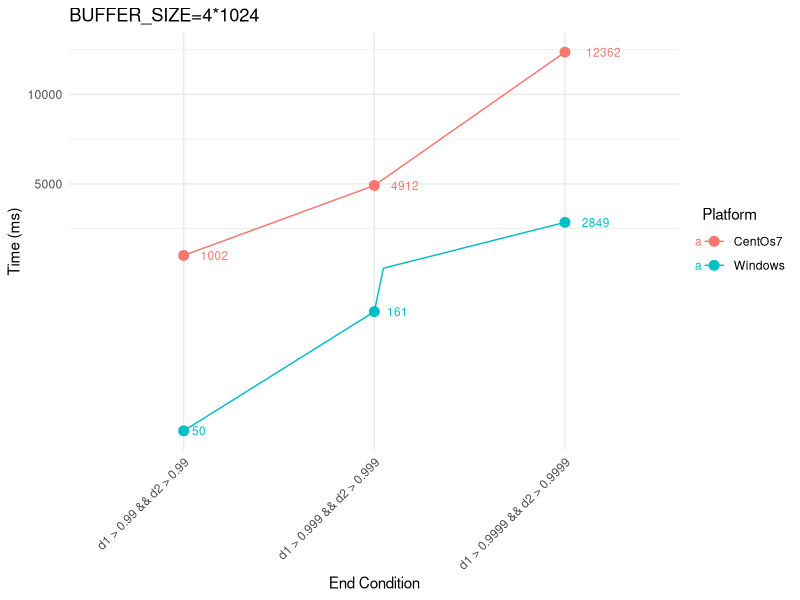

Reproduce this figure in R.
# 定义数据
end_conditions <- c(rep("d1 > 0.9999 && d2 > 0.9999", 2), rep("d1 > 0.999 && d2 > 0.999", 2), rep("d1 > 0.99 && d2 > 0.99", 2))
platforms <- c("CentOs7", "Windows", "CentOs7", "Windows", "CentOs7", "Windows")
times <- c(12362, 2849, 4912, 161, 1002, 50)

# 创建数据框
data <- data.frame(EndCondition = end_conditions,
                   Platform = platforms,
                   Time = times)

# 载入 ggplot2 库
library(ggplot2)
library(scales)

squash_axis <- function(from, to, factor) { 
    # Args:
    #   from: left end of the axis
    #   to: right end of the axis
    #   factor: the compression factor of the range [from, to]
    
    trans <- function(x) {    
        # get indices for the relevant regions
        isq <- x > from & x < to
        ito <- x >= to
        
        # apply transformation
        x[isq] <- from + (x[isq] - from)/factor
        x[ito] <- from + (to - from)/factor + (x[ito] - to)
        
        return(x)
    }
    
    inv <- function(x) {
        # get indices for the relevant regions
        isq <- x > from & x < from + (to - from)/factor
        ito <- x >= from + (to - from)/factor
        
        # apply transformation
        x[isq] <- from + (x[isq] - from) * factor
        x[ito] <- to + (x[ito] - (from + (to - from)/factor))
        
        return(x)
    }
    
    # return the transformation
    return(trans_new("squash_axis", trans, inv))
}

# 绘制折线图，并标记每个数据点的时间
ggplot(data, aes(x = EndCondition, y = Time, group = Platform, color = Platform)) +
    geom_line() +
    geom_point(size = 3) +
    coord_trans(y = squash_axis(200, 40000, 60)) + 
    geom_text(aes(label = Time), vjust = 0.5, hjust = -0.6, size = 3) +  # 添加标签
    labs(title = "BUFFER_SIZE=4*1024",
         x = "End Condition",
         y = "Time (ms)",
         color = "Platform") +
    theme_minimal() +
    theme(axis.text.x = element_text(angle = 45, hjust = 1))  # 旋转 x 轴标签，以便更好地显示